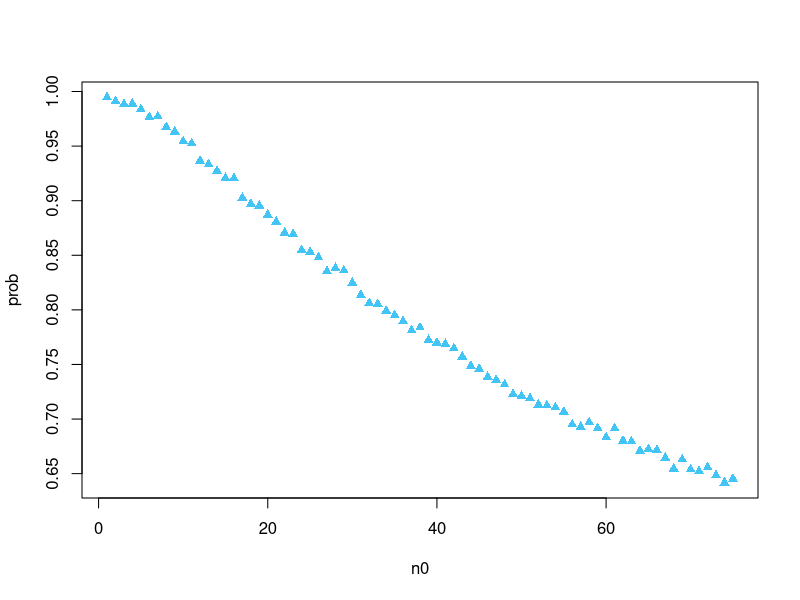

Source code (R):
## ---- chunk 1
library(tidyverse)
## ---- chunk 2
theta1.sample = rbeta(5000,58,44)
theta2.sample = rbeta(5000,31,21)

mean(theta1.sample < theta2.sample)
## ---- chunk 3
thetaA.sample = rgamma(5000,237,20)
thetaB.sample = rgamma(5000,125,14)

mean(thetaB.sample < thetaA.sample)
## ---- chunk 4

# original data from 3.3
yB = c(11, 11, 10, 9, 9, 8, 7, 10, 6, 8, 8, 9, 7)
s = sum(yB)
n = length(yB)

# calculating the updates 
n0 = seq(1,75,1)
prob = c()

for (i in n0){
  thetaB.sample = rgamma(5000, s+(12*i),i+n)
  prob = c(prob,mean(thetaB.sample < thetaA.sample))
}

plot(n0,prob,col='#42c5f5',pch=17)
